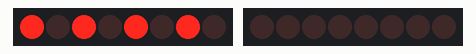
Simulated run of this sketch. Board: ESP8266 (NodeMCU). Parts: 2 × 8 shift-register outputs drawn as a row of LEDs (first output left, lit = HIGH). Wiring (inferred from the names in the program): 2 × shift register (74HC595): data D0, shift clock D1, latch D2 / data D3, shift clock D4. Wiring (inferred from the signals the program sends): 2 × row of LEDs: on Q0, Q1, Q2, Q3, Q4, Q5, Q6, Q7 / on Q0, Q1, Q2, Q3, Q4, Q5, Q6, Q7.

Above: at 0.05 s.
At 0.35 s:
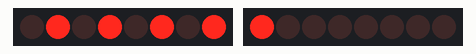
At 0.75 s:
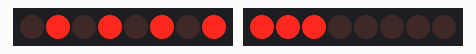
At 1.45 s:
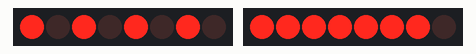
At 2.15 s:
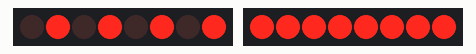
At 2.85 s:
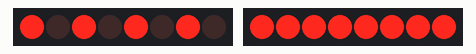
Timing chart, 0 to 3.1 s (numbered marks = the images above):
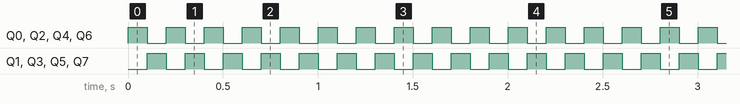

Measured:
- by itself, Q0–7: alternates HIGH for 0.10 s and LOW for 0.10 s

The sketch:

TestWiggle.ino
```cpp
int HC595_SER = D0;              // 75HC595 pins
int HC595_SCK = D1;              //
int HC595_RCK = D2;              //
int LED_ACT = D3;
int LED_OP = D4;

void setup()
{
  pinMode(HC595_SER, OUTPUT);    // sets pin as output
  pinMode(HC595_SCK, OUTPUT);
  pinMode(HC595_RCK, OUTPUT);
  pinMode(LED_ACT, OUTPUT);
  pinMode(LED_OP, OUTPUT);
}

void setSwitches(int dataVal)
{
    for (int bitCount = 0; bitCount < 8; bitCount++)
    {
        // Set the data
        digitalWrite(HC595_SER, dataVal & 0b00000001);
        dataVal = dataVal >> 1;
        // Clock the data into the shift-register
        digitalWrite(HC595_SCK, HIGH);
        delayMicroseconds(1);
        digitalWrite(HC595_SCK, LOW);
        delayMicroseconds(1);
    }
    // Move the value into the output register
    digitalWrite(HC595_RCK, HIGH);
    delayMicroseconds(1);
    digitalWrite(HC595_RCK, LOW);
}

void loop()
{
    setSwitches(0b10101010);
    digitalWrite(LED_OP, 1);
    digitalWrite(LED_ACT, 0);
    delay(100);
    setSwitches(0b01010101);
    digitalWrite(LED_OP, 0);
    digitalWrite(LED_ACT, 1);
    delay(100);
}
```
